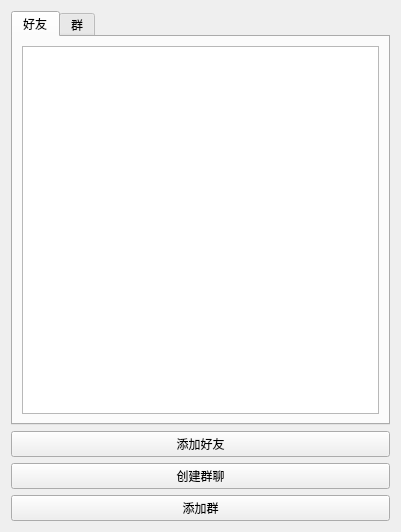
<?xml version="1.0" encoding="UTF-8"?>
<ui version="4.0">
 <class>Chatlist</class>
 <widget class="QWidget" name="Chatlist">
  <property name="geometry">
   <rect>
    <x>0</x>
    <y>0</y>
    <width>401</width>
    <height>532</height>
   </rect>
  </property>
  <property name="windowTitle">
   <string>Form</string>
  </property>
  <layout class="QVBoxLayout" name="verticalLayout">
   <item>
    <widget class="QTabWidget" name="tabWidget">
     <property name="currentIndex">
      <number>0</number>
     </property>
     <widget class="QWidget" name="tab">
      <attribute name="title">
       <string>好友</string>
      </attribute>
      <layout class="QVBoxLayout" name="verticalLayout_2">
       <item>
        <widget class="QListWidget" name="friendList"/>
       </item>
      </layout>
     </widget>
     <widget class="QWidget" name="tab_2">
      <attribute name="title">
       <string>群</string>
      </attribute>
      <layout class="QVBoxLayout" name="verticalLayout_3">
       <item>
        <widget class="QListWidget" name="groupList"/>
       </item>
      </layout>
     </widget>
    </widget>
   </item>
   <item>
    <widget class="QPushButton" name="addButton">
     <property name="text">
      <string>添加好友</string>
     </property>
    </widget>
   </item>
   <item>
    <widget class="QPushButton" name="createButton">
     <property name="text">
      <string>创建群聊</string>
     </property>
    </widget>
   </item>
   <item>
    <widget class="QPushButton" name="joinButton">
     <property name="text">
      <string>添加群</string>
     </property>
    </widget>
   </item>
  </layout>
 </widget>
 <resources/>
 <connections/>
</ui>
